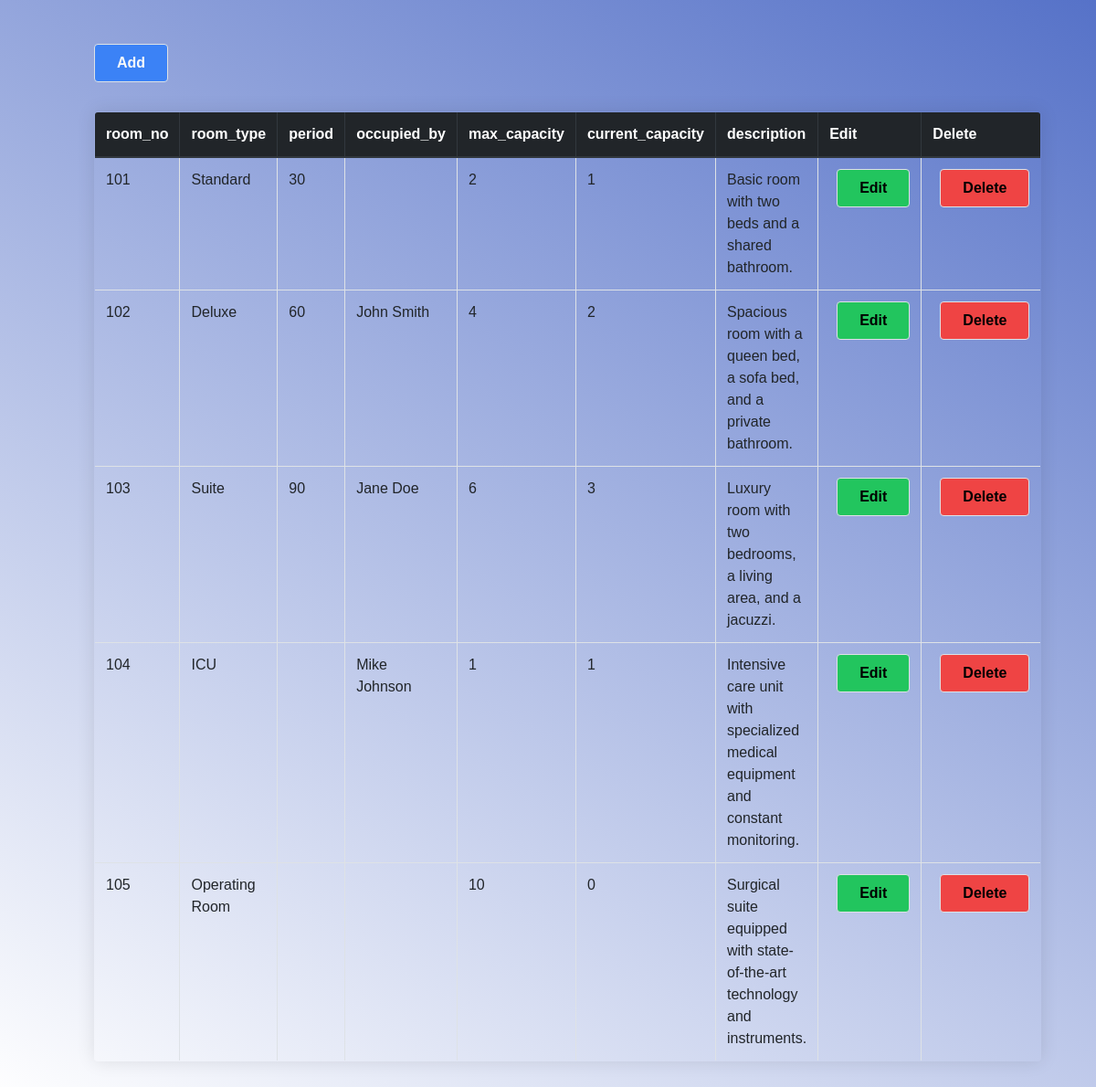
The page /rooms.php on the database its author committed.
### tables this page shows
CREATE TABLE rooms (
  room_no INT NOT NULL,
  room_type VARCHAR(255) NOT NULL,
  period INT,
  occupied_by VARCHAR(255),
  max_capacity INT NOT NULL,
  current_capacity INT DEFAULT 0,
  description TEXT,
  PRIMARY KEY (room_no)
);

### rooms.php (the view, shortened to what this page needs)
<!DOCTYPE html>
<html>
    <head>
        <link rel="stylesheet" href="https://cdn.jsdelivr.net/npm/bootstrap@4.0.0/dist/css/bootstrap.min.css">
        <script src ="https://cdn.tailwindcss.com"></script>
    </head>
    <body>
    <div class="container my-5">
        <button class="mb-8 bg-blue-500 hover:bg-blue-700 text-white font-bold py-2 px-4 border border-blue-700 rounded">
            <a href = "Add Details/add_rooms.php" class="text-light">Add</a>
        </button>
        <table class="table table-bordered table-hover rounded">
            <thead class="thead-dark">
                <tr >
                    <th scope = "col" >room_no</th>
                    <th scope = "col" >room_type</th>
                    <th scope = "col" >period</th>
                    <th scope = "col" >occupied_by</th>
                    <th scope = "col" >max_capacity</th>
                    <th scope = "col" >current_capacity</th>
                    <th scope = "col" >description</th>
                    <th scope = "col" >Edit</th>
                    <th scope = "col" >Delete</th>
                    </tr>
            </thead>
            <tbody>
                <?php
                    require_once "Connection/dbconfig.php";
                    $sql = "Select * from rooms";
                    $result = $pdo->query($sql);
                    if($result->rowCount()>0){
                        while($row = $result->fetch())
                        {
                            ?>
                                <tr>
                                <td><?php echo $row['room_no']; ?></td>
                                <td><?php echo $row['room_type']; ?></td>
                                <td><?php echo $row['period']; ?></td>
                                <td><?php echo $row['occupied_by']; ?></td>
                                <td><?php echo $row['max_capacity']; ?></td>
                                <td><?php echo $row['current_capacity']; ?></td>
                                <td><?php echo $row['description']; ?></td>
                                <td>
                                    <button class="ml-2 bg-green-500 hover:bg-green-700 text-black font-bold py-2 px-4 border border-blue-700 rounded">
                                    <a href="Update/edit_rooms.php?emp_id=<?php echo $row['room_no'];?>">Edit</a></button>
                                </td>
                                <td>
                                    <button class="ml-2 bg-red-500 hover:bg-red-700 text-black font-bold py-2 px-4 border border-blue-700 rounded">
                                    <a href="Delete/delete_rooms.php?deleteid=<?php echo $row['room_no'];?>" onclick = "return confirm('are you sure to delete');">Delete</a></button>
                                </td>
                                </tr>
                            <?php
                        }
                    }
                ?>
            </tbody>
        </table>
    </div>
    </body>
</html>

### rooms.php (style rules this page uses)
body { margin: relative; background: linear-gradient(30deg, #49a0, #5672c8); font-family: sans-serif; font-weight: 100; }
table { width: 90%; border-collapse: collapse; overflow: hidden; box-shadow: 0 0 20px rgba(0,0,0,0.1); }

### rows shown on the page
rooms: room_no "101", room_type "Standard", period "30", max_capacity "2", current_capacity "1", description "Basic room with two beds and a shared bathroom."
rooms: room_no "102", room_type "Deluxe", period "60", occupied_by "John Smith", max_capacity "4", current_capacity "2", description "Spacious room with a queen bed, a sofa bed, and a private bathroom."
rooms: room_no "103", room_type "Suite", period "90", occupied_by "Jane Doe", max_capacity "6", current_capacity "3", description "Luxury room with two bedrooms, a living area, and a jacuzzi."
rooms: room_no "104", room_type "ICU", occupied_by "Mike Johnson", max_capacity "1", current_capacity "1", description "Intensive care unit with specialized medical equipment and constant monitoring."
rooms: room_no "105", room_type "Operating Room", max_capacity "10", current_capacity "0", description "Surgical suite equipped with state-of-the-art technology and instruments."
